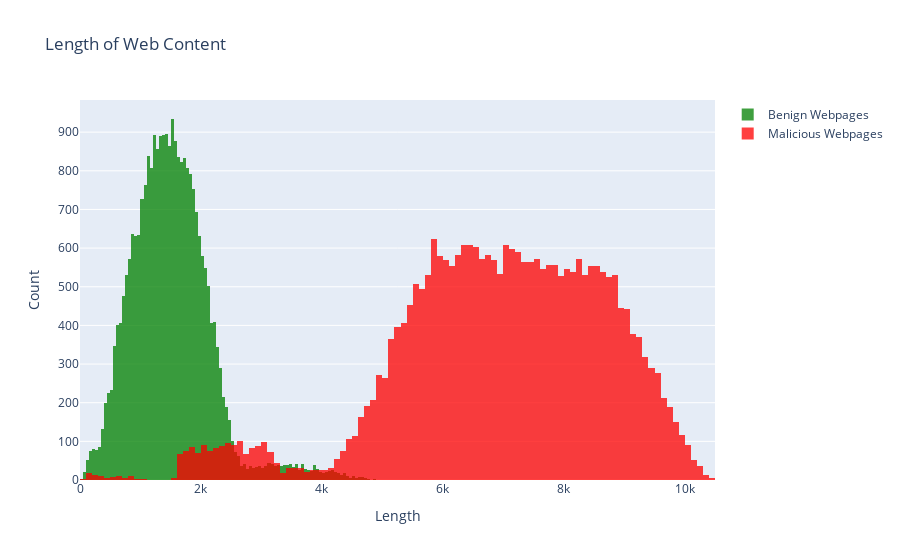

Notebook source saved alongside this figure:
### Markdown cell above
### Length of Web Content

### Code cell
df_train_reduced['content_len'] = df_train_reduced['content'].astype(str).apply(len)
df_test_reduced['content_len'] = df_test_reduced['content'].astype(str).apply(len)

#df_trial : good and bad
df_trial_good = df_train_reduced.loc[df_train['label']=='good']
df_trial_bad = df_train_reduced.loc[df_train['label']=='bad']
#Plotting it on Histograms
fig = go.Figure()
t1= go.Histogram(x=df_trial_good['content_len'],name='Benign Webpages',marker_color='green')
t2= go.Histogram(x=df_trial_bad['content_len'],name='Malicious Webpages',marker_color='red')
fig.add_trace(t1)
fig.add_trace(t2)
fig.update_layout(title="Length of Web Content",xaxis_title="Length",yaxis_title="Count")
# Overlay both histograms
fig.update_layout(barmode='overlay')
# Reduce opacity to see both histograms
fig.update_traces(opacity=0.75)
fig.show()

### Figure 1 — Plotly figure (JSON) as saved in the notebook; plotly's stock layout.template omitted (floating-point values rounded to 4 significant figures; data arrays with more than 128 entries replaced by an {"elided": "..."} marker saying what was removed)
{"data": [{"marker": {"color": "green"}, "name": "Benign Webpages", "opacity": 0.75, "type": "histogram", "x": {"elided": "27253 int values"}}, {"marker": {"color": "red"}, "name": "Malicious Webpages", "opacity": 0.75, "type": "histogram", "x": {"elided": "27253 int values"}}], "layout": {"barmode": "overlay", "title": {"text": "Length of Web Content"}, "xaxis": {"title": {"text": "Length"}}, "yaxis": {"title": {"text": "Count"}}}}
